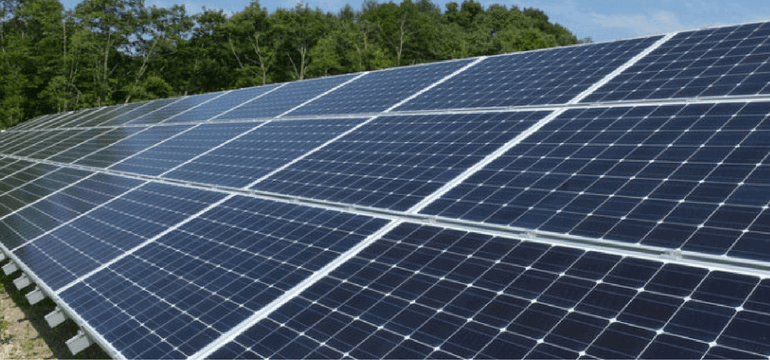
#> input picture vis_algorithms/Matches + Homography/image2.png, 770 x 360 px
$ python example_homography.py
#> lines starting #> are read from the running program, lines starting #| are printed output that depends on the picture
import numpy as np
import cv2
from matplotlib import pyplot as plt
MIN_MATCH_COUNT = 10
img1 = cv2.imread('image2.png',0)          # queryImage
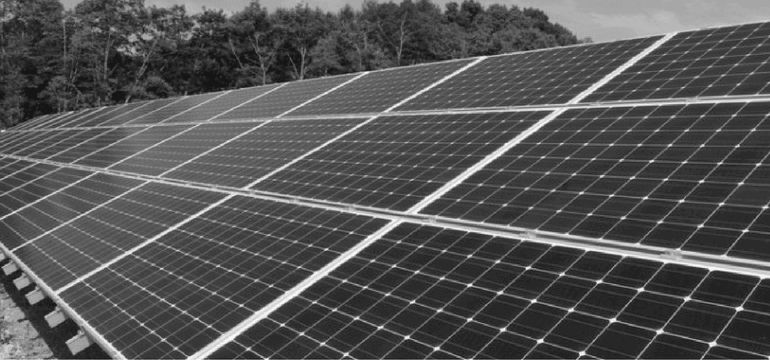
#> img1: shape (360, 770); min 21, max 247, mean 84
img2 = cv2.imread('image1.jpg',0) # trainImage
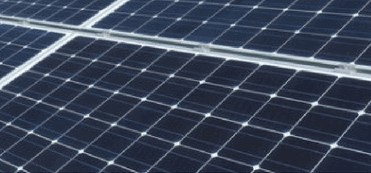
#> input picture vis_algorithms/Matches + Homography/image1.jpg, 371 x 173 px
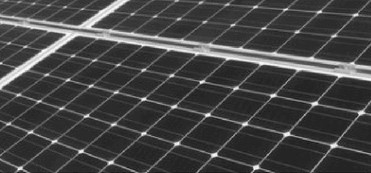
#> img2: shape (173, 371); min 15, max 255, mean 68.7
# Initiate SIFT detector
sift = cv2.xfeatures2d.SIFT_create()
# find the keypoints and descriptors with SIFT
kp1, des1 = sift.detectAndCompute(img1,None)
#> kp1 = 2647 keypoints; strongest (x, y, size): (540, 341, 3.7), (582, 353, 3.8), (534, 301, 3.2), (739, 309, 4.2)
kp2, des2 = sift.detectAndCompute(img2,None)
#> kp2 = 402 keypoints; strongest (x, y, size): (256, 167, 3.8), (214, 155, 3.7), (208, 115, 3.2), (287, 134, 4)
FLANN_INDEX_KDTREE = 0
index_params = dict(algorithm = FLANN_INDEX_KDTREE, trees = 5)
search_params = dict(checks = 50)
flann = cv2.FlannBasedMatcher(index_params, search_params)
matches = flann.knnMatch(des1,des2,k=2)
#> matches = 2647 matches
# store all the good matches as per Lowe's ratio test.
good = []
for m,n in matches:
    if m.distance < 0.7*n.distance:
        good.append(m)
#> after the loop, good = 350 matches
if len(good)>MIN_MATCH_COUNT:
    src_pts = np.float32([ kp1[m.queryIdx].pt for m in good ]).reshape(-1,1,2)
#> src_pts = 350 rows, first 8: [29.13, 207.4], [65.83, 220.5], [79.5, 274.7], [104.1, 261.6], [127.5, 249], [128.2, 317.1], [149.9, 236.6], [152.4, 243.8]
    dst_pts = np.float32([ kp2[m.trainIdx].pt for m in good ]).reshape(-1,1,2)
#> dst_pts = 350 rows, first 8: [221.5, 144.1], [221.5, 144.1], [221.5, 144.1], [221.5, 144.1], [221.5, 144.1], [13.6, 95.54], [221.5, 144.1], [221.5, 144.1]
    M, mask = cv2.findHomography(src_pts, dst_pts, cv2.RANSAC,5.0)
#> M = [[1, -0.000217, -325.9], [-4.05e-05, 1, -186.1], [-4.1e-07, 1.26e-06, 1]]; mask = 350 values, max 1 at index 35, min 0 at index 0, mean 0.8
    matchesMask = mask.ravel().tolist()
#> matchesMask has the same summary as mask
#> (the run stopped early here; a loop or call above may not have finished)
